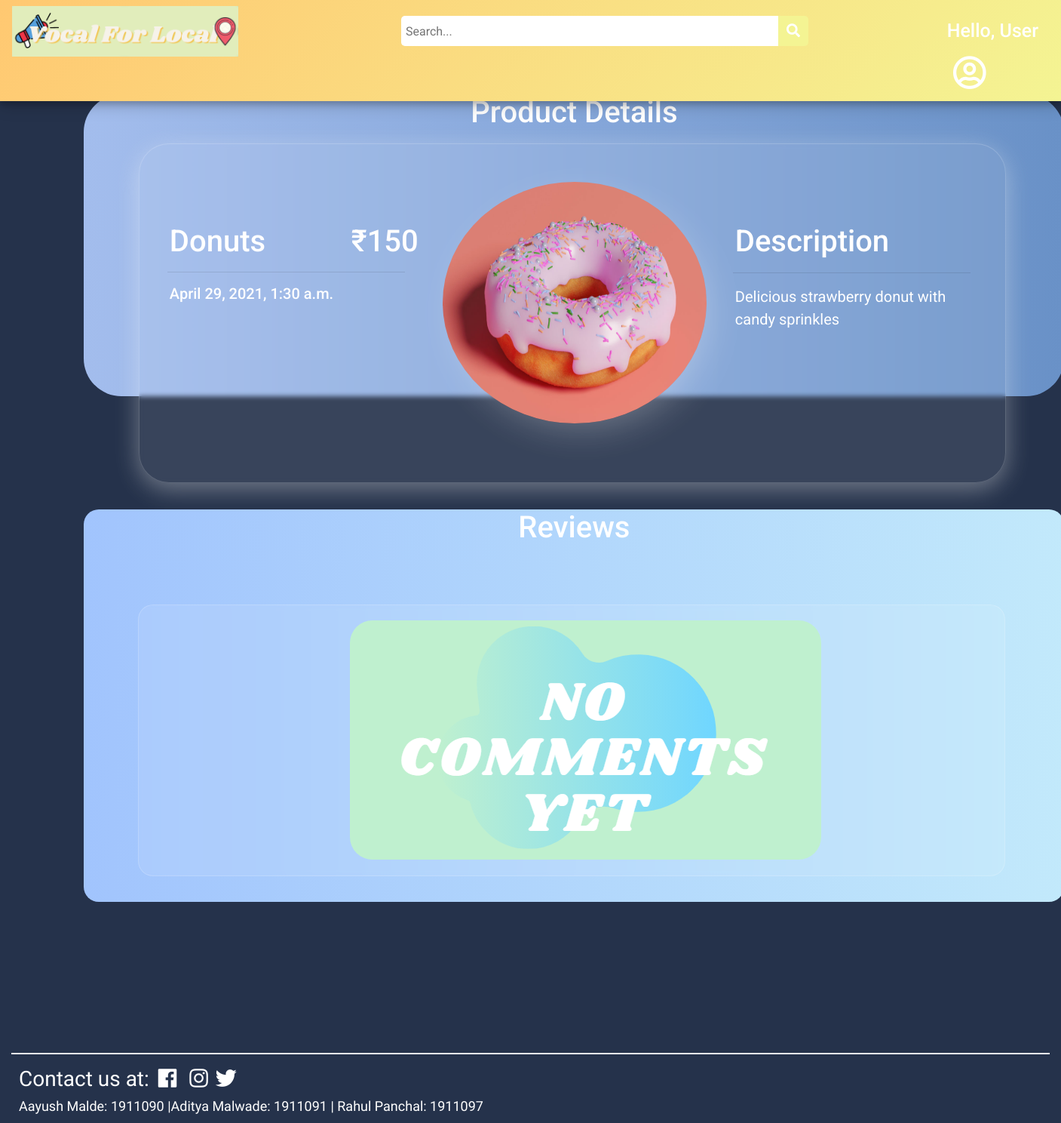
Page /Donut-Land/products/Donuts on the earlier database version.
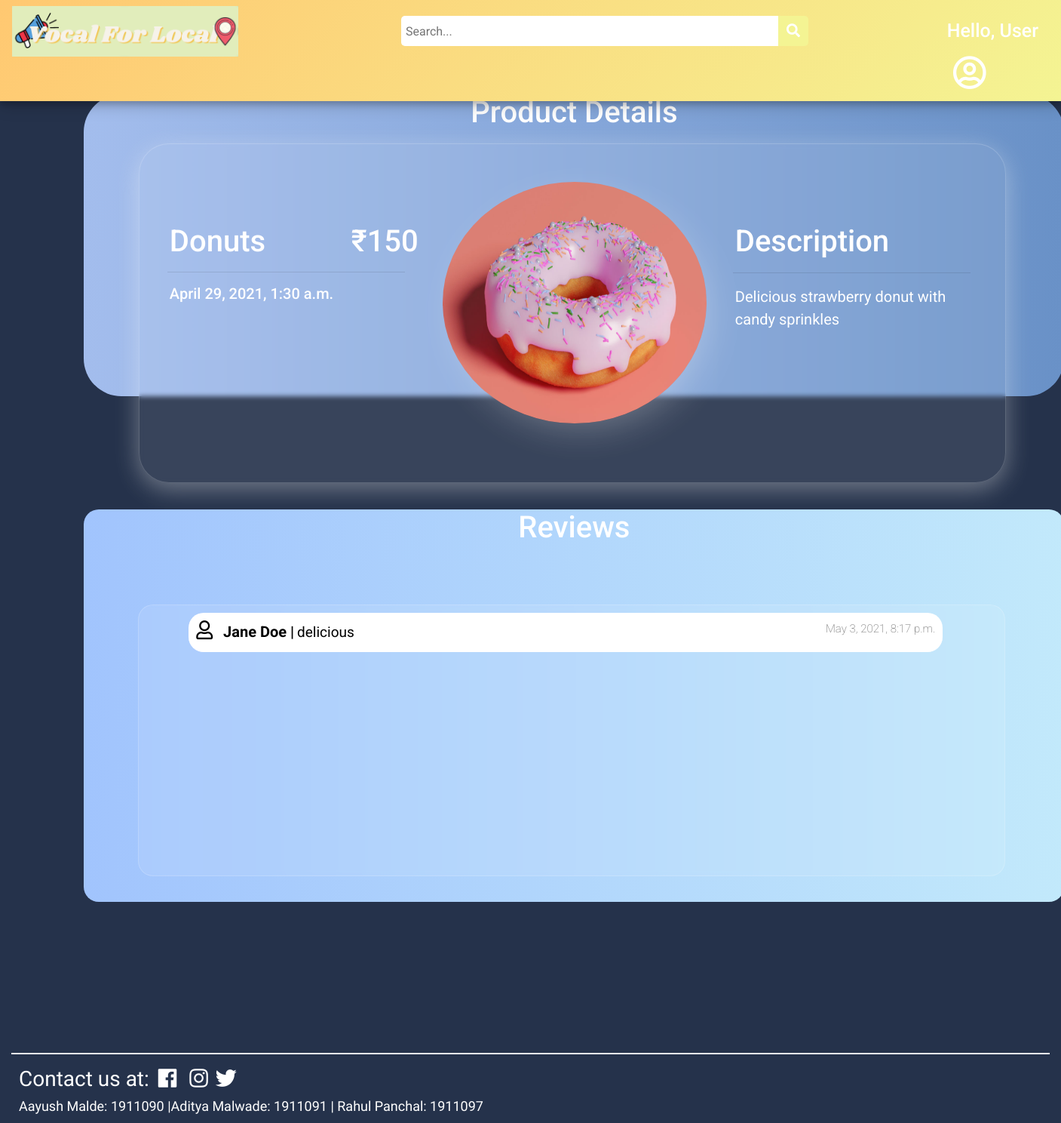
Same page on the later database version.
### main/models.py (models this page shows, shortened)
class Comment(models.Model):
    c_id = models.IntegerField(primary_key = True, null = False)
    text = models.CharField(max_length=200, null=True)
    p_id = models.ForeignKey(Post, null =True, on_delete = models.CASCADE)
    c_by = models.ForeignKey(Customer, null=True, on_delete = models.SET_NULL)
    timestamp = models.DateTimeField(auto_now_add=True, null=True)

class Customer(models.Model):
    id = models.IntegerField(primary_key=True, null=False)
    name = models.CharField(max_length=100, null=True)
    phone = models.CharField(max_length=10, null=True)
    email = models.CharField(max_length=50, null=True)
    state = models.CharField(max_length=20, null=True)
    postal_code = models.IntegerField(null=True)
    city = models.CharField(max_length=20, null=True)
    address = models.CharField(max_length=100, null=True)
    business_name = models.CharField(max_length=50,null=True)
    date_created = models.DateTimeField(auto_now_add=True, null=True)
    def __str__(self):
	    return self.name

### main/views.py (the view, shortened to what this page needs)
# urls.py: path('<str:business>/products/<str:name>',views.viewPost,name="viewPost"),
def viewPost(request,business,name):
	try:
		p = Post.objects.filter(business_name=business,name=name)[0]
	except Post.DoesNotExist:
		raise Http404("No such Product is available with {}".format(business))
	comments = Comment.objects.filter(p_id = p).order_by('-c_id')
	context = {"p":p,"comments":comments}
	return render(request,'main/viewPost.html',context)

### main/models.py (called while the page is built)
    @property
    def imageURL(self):
        try:
            url = self.photo.url
        except :
            url = ''
        return url

### main/templates/main/viewPost.html (shortened to what this page needs)
{% load static %}
<!DOCTYPE html>
<html lang="en">
<head>
  <link rel="stylesheet" href="https://use.fontawesome.com/releases/v5.6.1/css/all.css"
 />
  <link rel="stylesheet" href="https://cdn.jsdelivr.net/npm/bootstrap@4.6.0/dist/css/bootstrap.min.css"
>
    <link rel="stylesheet" href="{%static '/css/viewPost.css' %}">
</head>
<body style="background-color: rgb(37, 50, 75);">
  <div class="topnav">
    <a class="active" href="{% url 'home' %}">
      <img id="logo" src="{% static 'images/logo_final.png' %}" alt="VocalForLocal" />
    </a>
    <div class="search">
      <input type="text" placeholder=" Search..." name="key" id="search-placeholder" />
      <button id="srch" type="submit" onclick="validatePlaceHolder(this)">
        <i class="fa fa-search" style="font-size: 18px"> </i>
      </button>
    </div>
    <span class="hello-msg">
      Hello, {% if user.is_authenticated %} {{request.user}} {% else %} User
      {% endif %}
    </span>
    <a class="nav-link dropdown-toggle" href="#" id="navbarDropdown" role="button" data-bs-toggle="dropdown" aria-expanded="false"          style="margin-left: 160px;">
      <i class="far fa-user-circle" style="color:white; font-size: 45px;"></i>
    </a>
  </div>
  <div class="container-fluid">
    <div id="post-card">
      <h2 style="text-align: center;margin-top: 17px; font-size: 40px;">Product Details</h2>
    </div>
    <div id="image-card">
      <div id="pdt-icon">
        <img src="{{p.imageURL}}" alt="product img" id="pdt-img" style="width: 350px;height: 320px; background-position: center; background-size: cover; border-radius: 50%;">
      </div>
      <div id="pdt-info">
        <h1 id="pdt-name">
          {{p.name}} <span style="float: right;"> &#x20B9;{{p.price}}</span>
        </h1>
        <hr style="width:90%; ">
        <h2 id="price">
          {{p.date_created}}
        </h2>
      </div>
      <div id="details">
        <h1 id="description">
           Description
        </h1>
        <hr style="text-align: center;margin-top: 17px;width: 90%;">
        <div id="description-text">
          <p style="width: 320px; overflow-wrap: break-word; font-size: 20px; height: 230px; overflow-y: scroll;">{{p.description}}</p>
        </div>
      </div>
    </div>
    <div id="comments">
      <h2 style="text-align: center;margin-top: 17px; font-size: 40px;">Reviews</h2>
      <div id="comment-container">
        {% if comments %}
        {% for c in comments %}
        <div class="comment-card">
          <span><i class="far fa-user" style="font-size: 25px; color: black; margin-right: 10px;"></i></span>
          <span style="font-size: 20px;font-weight: bold;">{{c.c_by}} |</span>
          <span style="font-size: 19px;font-weight: 400;"> {{c.text}}<span style="float: right;font-size: 15px; font-weight: 200; color: grey">{{c.timestamp}}</span></span>
        </div>
        {% endfor%}
        {% else %}
       <div style="margin-left: 270px; margin-top: 10px;">
        <img src="{% static 'images/default_msg.PNG' %}" alt="NO COMMENTS" style="border-radius: 30px;">
       </div>
        {% endif %}
      </div>
    </div>
    <hr style="width:100%; height: 0.5px; background-color: white;"/>
    <div class="footer" style="padding-left: 10px;">
      <h3 style="color: white;">Contact us at: <span style="margin:0px 5px;"><i class="fab fa-facebook"></i></span>
        <span style="margin:0px 5px;"><i class="fab fa-instagram"></i></span><span style="margin:0px 5px;"><i class="fab fa-twitter"></i></span>
        <div><span style="font-size: 18px;">Aayush Malde: 1911090 |Aditya Malwade: 1911091 | Rahul Panchal: 1911097 </span></div>
    </div>
  </div>
</body>
</html>

Differences in the rows shown:
added Comment: c_by "Jane Doe", text "delicious", timestamp "May 3, 2021, 8:17 p.m."
